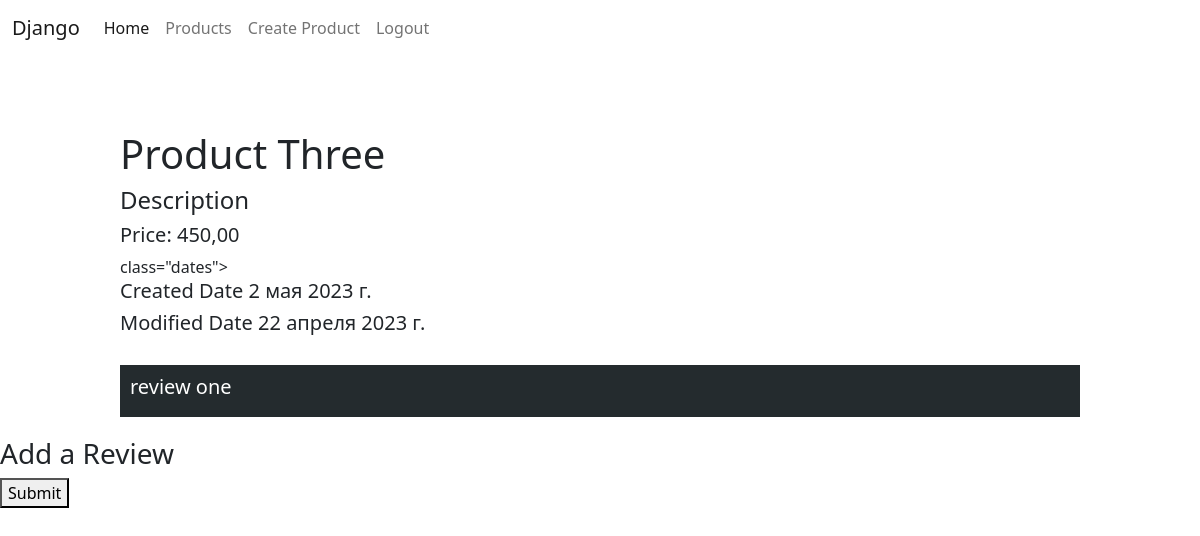
The page /products/3/ on the database as committed earlier.
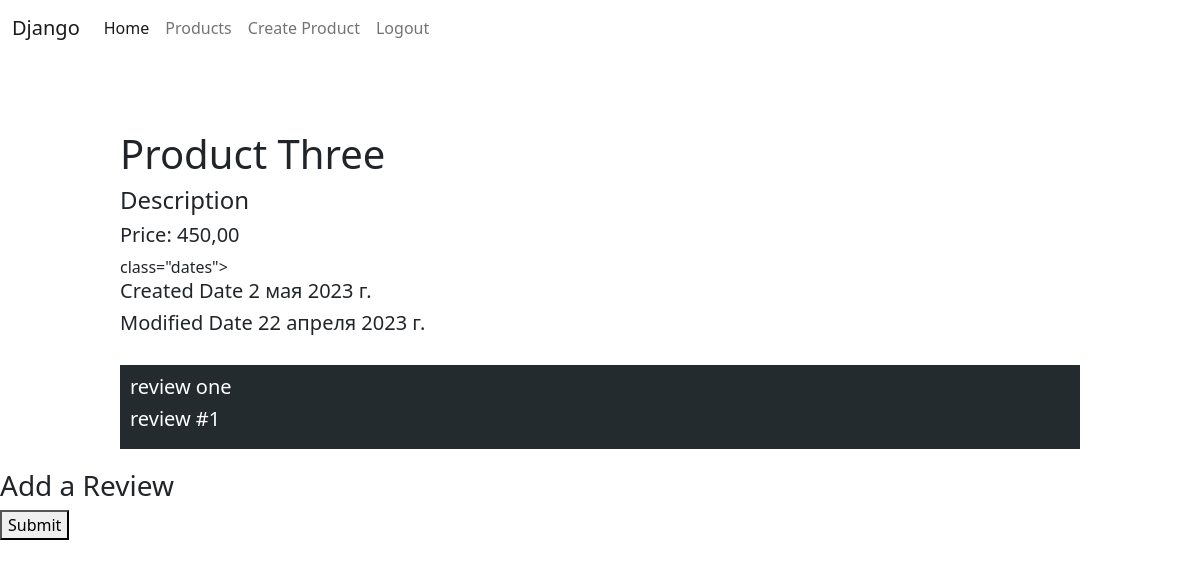
The same page on the database as committed later.
### products/models.py (models this page shows, shortened)
class Review(models.Model):
    text = models.CharField(max_length=256)
    product = models.ForeignKey(Product, on_delete=models.CASCADE)

### products/views.py (the view, shortened to what this page needs)
# urls.py: path('products/<int:id>/', product_detail_view),
def product_detail_view(request, id):
    if request.method == 'GET':
        product = Product.objects.get(id=id)
        context = {
            'product': product,
            'review': product.review_set.all(),
            'form': ReviewCreateForm,
            'user': request.user
        }
        return render(request, 'products/detail.html', context=context)

### templates/products/detail.html (shortened to what this page needs)
{% extends 'layouts/index.html' %}
{% block content %}
    <div class="product_block">
        <div class="info">
            <h1>{{ product.name }}</h1>
            <h4>{{ product.description }}</h4>
            <h5>Price: {{ product.price }}</h5>
            <div> class="dates">
                <h5>Created Date {{ product.created_date }}</h5>
                <h5>Modified Date {{ product.modified_date }}</h5>
            </div>
        </div>
        <div class="reviews">
            {% for revie in review %}
                <div class="review_block">
                    <h5>{{ revie.text }}</h5>
                </div>
            {% endfor %}
        </div>
    </div>
  <h3>Add a Review</h3>
  <form method="post">
    <button type="submit">Submit</button>
  </form>
{% endblock %}

Rows that differ between the two databases and show on the page:
added Review: text "review #1"
